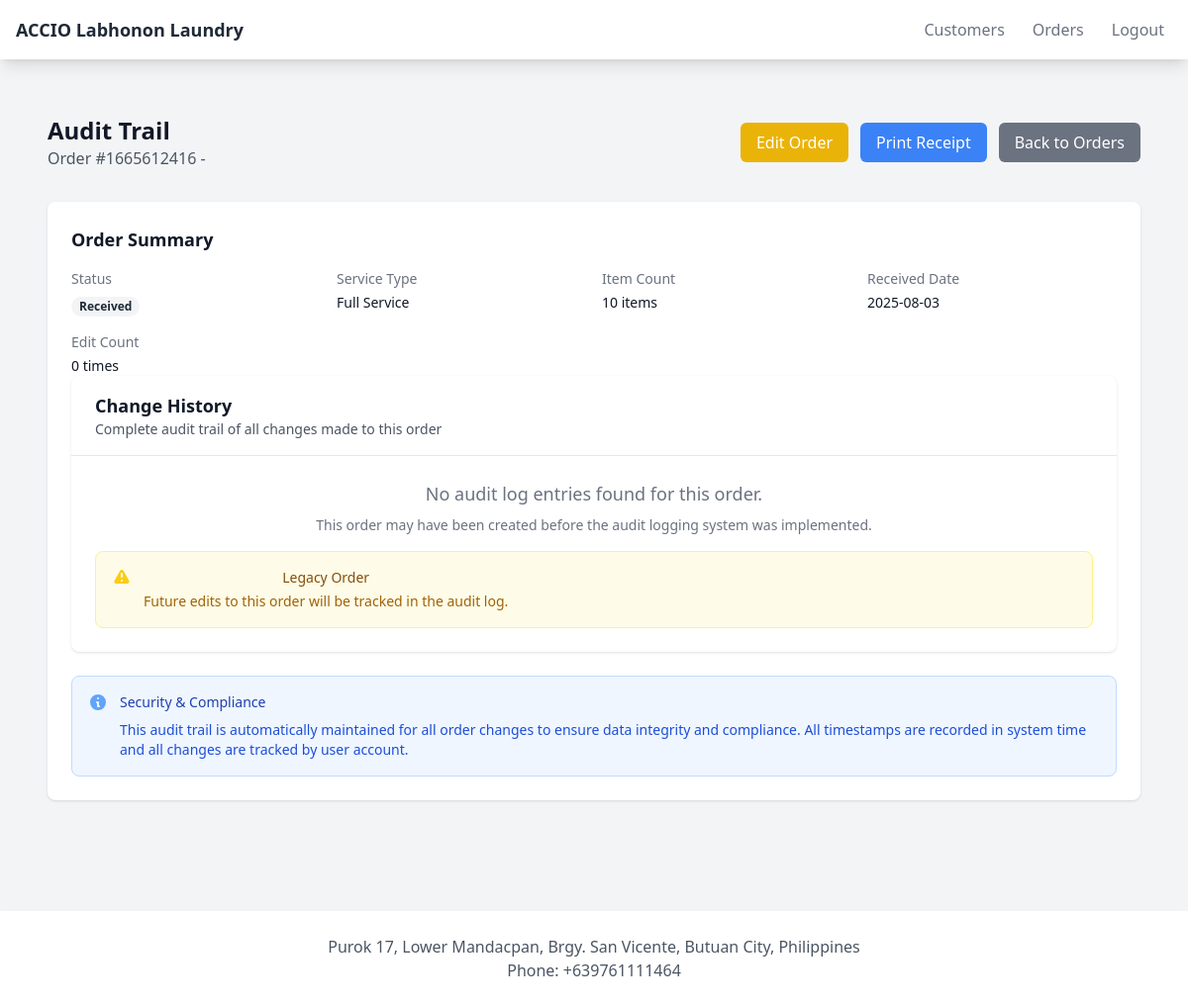
The page /order/audit/1665612416 (signed in) on the database as committed earlier.
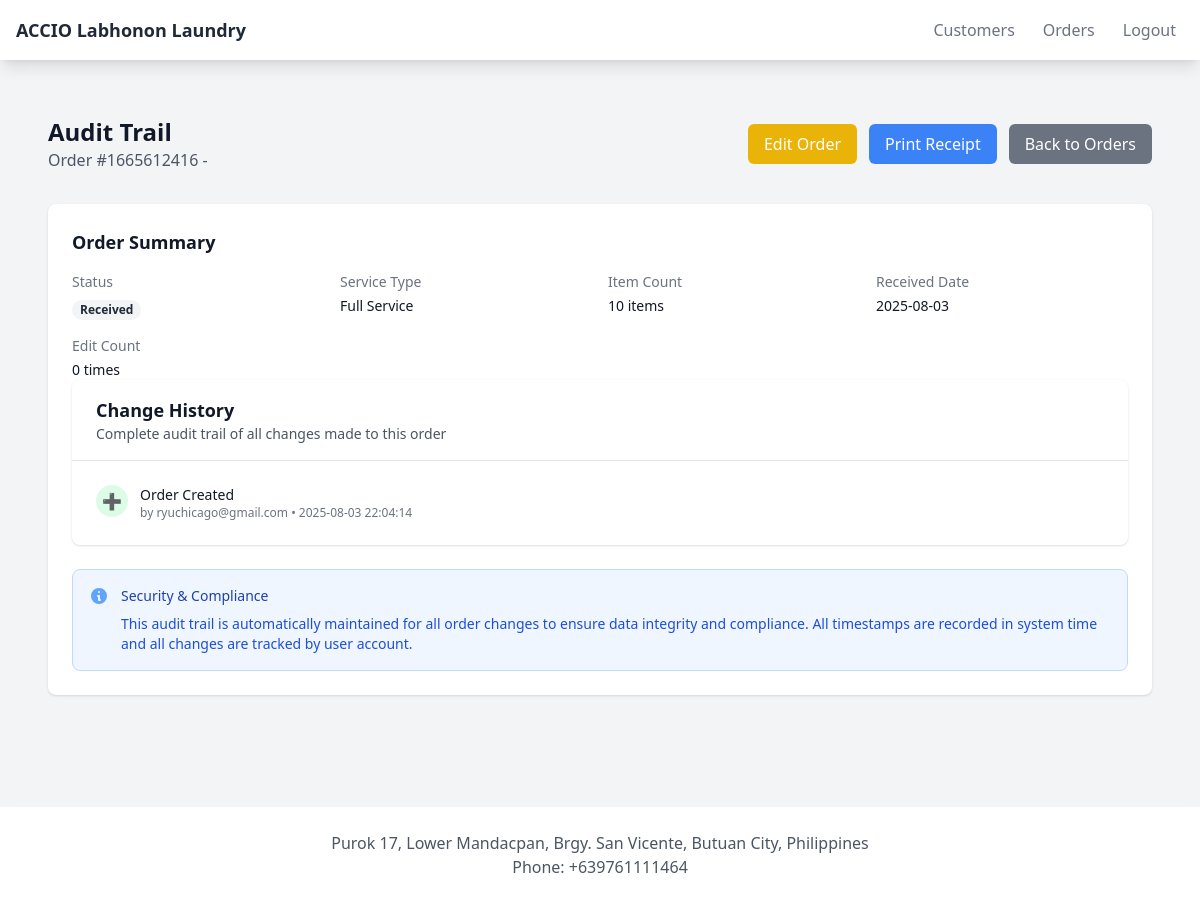
The same page on the database as committed later.
### app/models.py (models this page shows)
class Order(db.Model):
    id = db.Column(db.Integer, primary_key=True)
    order_id = db.Column(db.String(10), unique=True)
    customer_id = db.Column(db.Integer, db.ForeignKey('customer.id'), nullable=False)
    item_count = db.Column(db.Integer)
    service_type = db.Column(db.String(50))  # Wash/Dry/Fold/Iron
    status = db.Column(db.String(20))  # Received, In Process, Ready for Pickup, Completed
    notes = db.Column(db.Text)  # Description of clothes/items
    date_received = db.Column(db.DateTime, default=datetime.utcnow)
    date_updated = db.Column(db.DateTime, default=datetime.utcnow, onupdate=datetime.utcnow)
    last_edited_by = db.Column(db.Integer, db.ForeignKey('user.id'))
    last_edited_at = db.Column(db.DateTime)
    edit_count = db.Column(db.Integer, default=0)
    is_modified = db.Column(db.Boolean, default=False)

class User(db.Model, UserMixin):
    id = db.Column(db.Integer, primary_key=True)
    email = db.Column(db.String(150), unique=True)
    password = db.Column(db.String(150))
    full_name = db.Column(db.String(150))
    phone = db.Column(db.String(20))
    date_created = db.Column(db.DateTime, default=datetime.utcnow)

class OrderAuditLog(db.Model):
    id = db.Column(db.Integer, primary_key=True)
    order_id = db.Column(db.String(10), nullable=False)
    action = db.Column(db.String(20))  # CREATED, EDITED, STATUS_CHANGED
    field_changed = db.Column(db.String(50))
    old_value = db.Column(db.Text)
    new_value = db.Column(db.Text)
    changed_by = db.Column(db.Integer, db.ForeignKey('user.id'), nullable=False)
    changed_at = db.Column(db.DateTime, default=datetime.utcnow)
    ip_address = db.Column(db.String(45))  # For additional security tracking

### app/order.py (the view)
@order.route('/audit/<order_id>')
@login_required
def view_audit_log(order_id):
    order = Order.query.filter_by(order_id=order_id).first_or_404()
    audit_logs = OrderAuditLog.query.filter_by(order_id=order_id).order_by(OrderAuditLog.changed_at.desc()).all()
    processed_logs = []
    for log in audit_logs:
        user = User.query.get(log.changed_by)
        processed_logs.append({
            'id': log.id,
            'action': log.action,
            'field_changed': log.field_changed,
            'old_value': log.old_value,
            'new_value': log.new_value,
            'timestamp': log.changed_at,
            'user_email': user.email if user else 'Unknown User',
            'ip_address': log.ip_address
        })
    return render_template("order_audit.html", user=current_user, order=order, audit_logs=processed_logs)

### app/__init__.py (called while the page is built)
@login_manager.user_loader
def load_user(id):
    from .models import User
    return User.query.get(int(id))

### app/templates/order_audit.html (shortened to what this page needs)
{% extends "base.html" %}
{% block content %}
<div class="max-w-7xl mx-auto px-4 sm:px-6 lg:px-8 py-8">
    <div class="mb-8">
        <div class="flex items-center justify-between">
            <div>
                <h1 class="text-2xl font-bold text-gray-900">Audit Trail</h1>
                <p class="text-gray-600">Order #{{ order.order_id }} - {{ order.customer.name }}</p>
            </div>
            <div class="flex space-x-3">
                <a href="{{ url_for('order.edit_order', order_id=order.order_id) }}"
                   class="bg-yellow-500 hover:bg-yellow-600 text-white px-4 py-2 rounded-md">
                    Edit Order
                </a>
                <a href="{{ url_for('order.print_receipt', order_id=order.order_id) }}"
                   target="_blank"
                   class="bg-blue-500 hover:bg-blue-600 text-white px-4 py-2 rounded-md">
                    Print Receipt
                </a>
                <a href="{{ url_for('order.list_orders') }}"
                   class="bg-gray-500 hover:bg-gray-600 text-white px-4 py-2 rounded-md">
                    Back to Orders
                </a>
            </div>
        </div>
    </div>
    <div class="bg-white shadow rounded-lg p-6 mb-6">
        <h2 class="text-lg font-semibold text-gray-900 mb-4">Order Summary</h2>
        <div class="grid grid-cols-1 md:grid-cols-4 gap-4">
            <div>
                <dt class="text-sm font-medium text-gray-500">Status</dt>
                <dd class="mt-1">
                    <span class="px-2 inline-flex text-xs leading-5 font-semibold rounded-full
                        {% if order.status == 'Completed' %}bg-green-100 text-green-800
                        {% elif order.status == 'Ready for Pickup' %}bg-blue-100 text-blue-800
                        {% elif order.status == 'In Process' %}bg-yellow-100 text-yellow-800
                        {% else %}bg-gray-100 text-gray-800{% endif %}">
                        {{ order.status }}
                    </span>
                </dd>
            </div>
            <div>
                <dt class="text-sm font-medium text-gray-500">Service Type</dt>
                <dd class="mt-1 text-sm text-gray-900">{{ order.service_type or 'Not specified' }}</dd>
            </div>
            <div>
                <dt class="text-sm font-medium text-gray-500">Item Count</dt>
                <dd class="mt-1 text-sm text-gray-900">{{ order.item_count or 0 }} items</dd>
            </div>
            <div>
                <dt class="text-sm font-medium text-gray-500">Received Date</dt>
                <dd class="mt-1 text-sm text-gray-900">{{ order.date_received.strftime('%Y-%m-%d') }}</dd>
            </div>
        </div>
        <div class="grid grid-cols-1 md:grid-cols-2 gap-4 mt-4">
            <div>
                <dt class="text-sm font-medium text-gray-500">Edit Count</dt>
                <dd class="mt-1 text-sm text-gray-900">
                    {{ order.edit_count or 0 }} times
                </dd>
            </div>
    </div>
    <div class="bg-white shadow rounded-lg">
        <div class="px-6 py-4 border-b border-gray-200">
            <h2 class="text-lg font-semibold text-gray-900">Change History</h2>
            <p class="text-sm text-gray-600">Complete audit trail of all changes made to this order</p>
        </div>
        {% if audit_logs %}
        <div class="overflow-hidden">
            <div class="max-h-96 overflow-y-auto">
                <ul class="divide-y divide-gray-200">
                    {% for log in audit_logs %}
                    <li class="p-6">
                        <div class="flex items-start space-x-3">
                            <div class="flex-shrink-0">
                                <div class="w-8 h-8 rounded-full flex items-center justify-center
                                    {% if log.action == 'CREATED' %}bg-green-100 text-green-600
                                    {% elif log.action == 'EDITED' %}bg-yellow-100 text-yellow-600
                                    {% elif log.action == 'STATUS_CHANGED' %}bg-blue-100 text-blue-600
                                    {% else %}bg-gray-100 text-gray-600{% endif %}">
                                    {% if log.action == 'CREATED' %}➕
                                    {% elif log.action == 'EDITED' %}✏️
                                    {% elif log.action == 'STATUS_CHANGED' %}🔄
                                    {% else %}📝{% endif %}
                                </div>
                            </div>
                            <div class="flex-1 min-w-0">
                                <div class="flex items-center justify-between">
                                    <div>
                                        <p class="text-sm font-medium text-gray-900">
                                            {% if log.action == 'CREATED' %}Order Created
                                            {% elif log.action == 'EDITED' %}Order Edited
                                            {% elif log.action == 'STATUS_CHANGED' %}Status Changed
                                            {% else %}{{ log.action|title }}{% endif %}
                                        </p>
                                        <p class="text-xs text-gray-500">
                                            by {{ log.user_email }} • {{ log.timestamp.strftime('%Y-%m-%d %H:%M:%S') }}
                                        </p>
                                    </div>
                                </div>
                            </div>
                        </div>
                    </li>
                    {% endfor %}
                </ul>
            </div>
        </div>
        {% else %}
        <div class="p-6 text-center text-gray-500">
            <p class="text-lg font-medium">No audit log entries found for this order.</p>
            <p class="text-sm mt-2">This order may have been created before the audit logging system was implemented.</p>
            <div class="mt-4 p-4 bg-yellow-50 border border-yellow-200 rounded-lg">
                <div class="flex">
                    <div class="flex-shrink-0">
                    </div>
                    <div class="ml-3">
                        <h3 class="text-sm font-medium text-yellow-800">Legacy Order</h3>
                        <div class="mt-1 text-sm text-yellow-700">
                            <p>Future edits to this order will be tracked in the audit log.</p>
                        </div>
                    </div>
                </div>
            </div>
        </div>
        {% endif %}
    </div>
    <div class="mt-6 bg-blue-50 border border-blue-200 rounded-lg p-4">
        <div class="flex">
            <div class="flex-shrink-0">
                <svg class="h-5 w-5 text-blue-400" fill="currentColor" viewBox="0 0 20 20">
                    <path fill-rule="evenodd" d="M18 10a8 8 0 11-16 0 8 8 0 0116 0zm-7-4a1 1 0 11-2 0 1 1 0 012 0zM9 9a1 1 0 000 2v3a1 1 0 001 1h1a1 1 0 100-2v-3a1 1 0 00-1-1H9z" clip-rule="evenodd"></path>
                </svg>
            </div>
            <div class="ml-3">
                <h3 class="text-sm font-medium text-blue-800">Security & Compliance</h3>
                <div class="mt-2 text-sm text-blue-700">
                    <p>This audit trail is automatically maintained for all order changes to ensure data integrity and compliance. All timestamps are recorded in system time and all changes are tracked by user account.</p>
                </div>
            </div>
        </div>
    </div>
</div>
{% endblock %}

### app/templates/base.html (shortened to what this page needs)
<!DOCTYPE html>
<html lang="en">
<head>
    <script src="https://cdn.tailwindcss.com"></script>
</head>
<body class="bg-gray-100">
    <nav class="bg-white shadow-lg">
        <div class="max-w-7xl mx-auto px-4">
            <div class="flex justify-between">
                <div class="flex space-x-7">
                    <div>
                        <a href="/" class="flex items-center py-4">
                            <span class="font-semibold text-gray-800 text-lg">ACCIO Labhonon Laundry</span>
                        </a>
                    </div>
                </div>
                {% if user.is_authenticated %}
                <div class="flex items-center space-x-3">
                    <a href="{{ url_for('customer.list_customers') }}" class="py-4 px-2 text-gray-500 hover:text-gray-700">Customers</a>
                    <a href="{{ url_for('order.list_orders') }}" class="py-4 px-2 text-gray-500 hover:text-gray-700">Orders</a>
                    <a href="{{ url_for('auth.logout') }}" class="py-4 px-2 text-gray-500 hover:text-gray-700">Logout</a>
                </div>
                {% endif %}
            </div>
        </div>
    </nav>
    <main class="max-w-7xl mx-auto px-4 py-6">
        {% block content %}{% endblock %}
    </main>
    <footer class="bg-white shadow-lg mt-8">
        <div class="max-w-7xl mx-auto px-4 py-6">
            <div class="text-center text-gray-600">
                <p>Purok 17, Lower Mandacpan, Brgy. San Vicente, Butuan City, Philippines</p>
                <p>Phone: +639761111464</p>
            </div>
        </div>
    </footer>
</body>
</html>

Rows that differ between the two databases and show on the page:
now on this page (row unchanged): User: user_email "ryuchicago@gmail.com"
added OrderAuditLog: action "CREATED" (drawn), timestamp "2025-08-03 22:04:14"
Other text that changed with them:
new list line: "Order Created by •"
text no longer shown: "No audit log entries found for this order. This order may have been created before the audit logging system was implemented. Legacy Order Future edits to this order will be tracked in the audit log."
